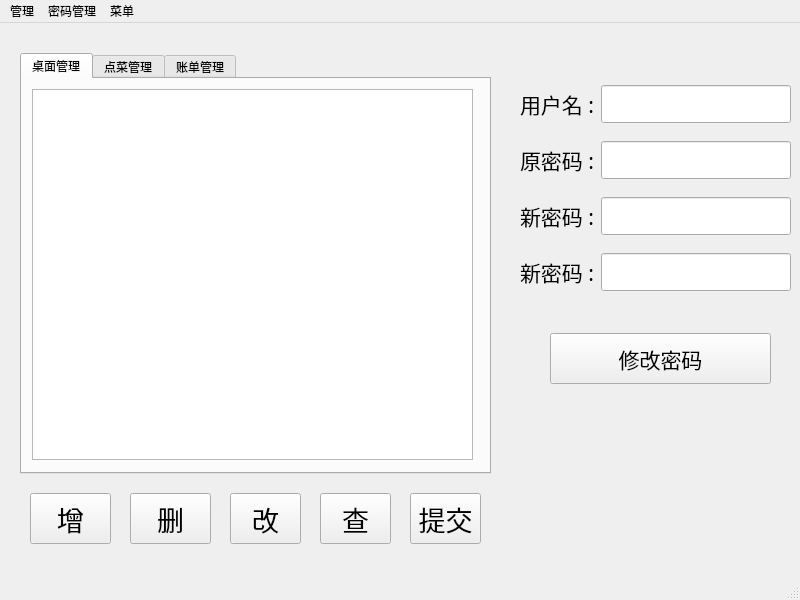
<?xml version="1.0" encoding="UTF-8"?>
<ui version="4.0">
 <class>serveWindow</class>
 <widget class="QMainWindow" name="serveWindow">
  <property name="geometry">
   <rect>
    <x>0</x>
    <y>0</y>
    <width>800</width>
    <height>600</height>
   </rect>
  </property>
  <property name="windowTitle">
   <string>服务员</string>
  </property>
  <widget class="QWidget" name="centralwidget">
   <widget class="QPushButton" name="svSelButton">
    <property name="geometry">
     <rect>
      <x>320</x>
      <y>470</y>
      <width>71</width>
      <height>51</height>
     </rect>
    </property>
    <property name="font">
     <font>
      <family>宋体</family>
      <pointsize>20</pointsize>
     </font>
    </property>
    <property name="text">
     <string>查</string>
    </property>
   </widget>
   <widget class="QPushButton" name="svDelButton">
    <property name="geometry">
     <rect>
      <x>130</x>
      <y>470</y>
      <width>81</width>
      <height>51</height>
     </rect>
    </property>
    <property name="font">
     <font>
      <family>宋体</family>
      <pointsize>20</pointsize>
     </font>
    </property>
    <property name="text">
     <string>删</string>
    </property>
   </widget>
   <widget class="QPushButton" name="svAddButton">
    <property name="geometry">
     <rect>
      <x>30</x>
      <y>470</y>
      <width>81</width>
      <height>51</height>
     </rect>
    </property>
    <property name="font">
     <font>
      <family>宋体</family>
      <pointsize>20</pointsize>
     </font>
    </property>
    <property name="text">
     <string>增</string>
    </property>
   </widget>
   <widget class="QPushButton" name="svPwdButton">
    <property name="geometry">
     <rect>
      <x>550</x>
      <y>310</y>
      <width>221</width>
      <height>51</height>
     </rect>
    </property>
    <property name="font">
     <font>
      <family>宋体</family>
      <pointsize>16</pointsize>
     </font>
    </property>
    <property name="text">
     <string>修改密码</string>
    </property>
   </widget>
   <widget class="QPushButton" name="svChButton">
    <property name="geometry">
     <rect>
      <x>230</x>
      <y>470</y>
      <width>71</width>
      <height>51</height>
     </rect>
    </property>
    <property name="font">
     <font>
      <family>宋体</family>
      <pointsize>20</pointsize>
     </font>
    </property>
    <property name="text">
     <string>改</string>
    </property>
   </widget>
   <widget class="QTabWidget" name="tabWidget">
    <property name="geometry">
     <rect>
      <x>20</x>
      <y>30</y>
      <width>471</width>
      <height>421</height>
     </rect>
    </property>
    <property name="currentIndex">
     <number>0</number>
    </property>
    <widget class="QWidget" name="svTableTab">
     <attribute name="title">
      <string>桌面管理</string>
     </attribute>
     <widget class="QTableView" name="svTableTabView">
      <property name="geometry">
       <rect>
        <x>10</x>
        <y>10</y>
        <width>441</width>
        <height>371</height>
       </rect>
      </property>
     </widget>
    </widget>
    <widget class="QWidget" name="svDishesTab">
     <attribute name="title">
      <string>点菜管理</string>
     </attribute>
     <widget class="QTableView" name="svDishesTabView">
      <property name="geometry">
       <rect>
        <x>10</x>
        <y>10</y>
        <width>441</width>
        <height>371</height>
       </rect>
      </property>
     </widget>
    </widget>
    <widget class="QWidget" name="svMoneyTab">
     <attribute name="title">
      <string>账单管理</string>
     </attribute>
     <widget class="QTableView" name="svMoneyTabView">
      <property name="geometry">
       <rect>
        <x>10</x>
        <y>100</y>
        <width>441</width>
        <height>231</height>
       </rect>
      </property>
     </widget>
     <widget class="QLabel" name="svTabNumSumLab">
      <property name="geometry">
       <rect>
        <x>200</x>
        <y>340</y>
        <width>251</width>
        <height>51</height>
       </rect>
      </property>
      <property name="font">
       <font>
        <pointsize>25</pointsize>
       </font>
      </property>
      <property name="text">
       <string>总计 :</string>
      </property>
      <property name="alignment">
       <set>Qt::AlignRight|Qt::AlignTrailing|Qt::AlignVCenter</set>
      </property>
     </widget>
     <widget class="QLabel" name="svTabNumLab">
      <property name="geometry">
       <rect>
        <x>10</x>
        <y>20</y>
        <width>311</width>
        <height>51</height>
       </rect>
      </property>
      <property name="font">
       <font>
        <pointsize>25</pointsize>
       </font>
      </property>
      <property name="text">
       <string>输入要查询的桌号 :</string>
      </property>
     </widget>
     <widget class="QLineEdit" name="svTabNumEdit">
      <property name="geometry">
       <rect>
        <x>330</x>
        <y>20</y>
        <width>121</width>
        <height>51</height>
       </rect>
      </property>
      <property name="font">
       <font>
        <pointsize>25</pointsize>
       </font>
      </property>
     </widget>
     <widget class="QPushButton" name="svPayButton">
      <property name="geometry">
       <rect>
        <x>10</x>
        <y>340</y>
        <width>71</width>
        <height>51</height>
       </rect>
      </property>
      <property name="font">
       <font>
        <family>宋体</family>
        <pointsize>20</pointsize>
       </font>
      </property>
      <property name="text">
       <string>结账</string>
      </property>
     </widget>
    </widget>
   </widget>
   <widget class="QWidget" name="layoutWidget">
    <property name="geometry">
     <rect>
      <x>520</x>
      <y>50</y>
      <width>271</width>
      <height>231</height>
     </rect>
    </property>
    <layout class="QVBoxLayout" name="verticalLayout">
     <item>
      <layout class="QHBoxLayout" name="horizontalLayout">
       <item>
        <widget class="QLabel" name="svNameLab">
         <property name="font">
          <font>
           <family>宋体</family>
           <pointsize>16</pointsize>
          </font>
         </property>
         <property name="text">
          <string>用户名 :</string>
         </property>
        </widget>
       </item>
       <item>
        <widget class="QLineEdit" name="svNameEdit">
         <property name="font">
          <font>
           <family>宋体</family>
           <pointsize>16</pointsize>
          </font>
         </property>
         <property name="echoMode">
          <enum>QLineEdit::Normal</enum>
         </property>
        </widget>
       </item>
      </layout>
     </item>
     <item>
      <layout class="QHBoxLayout" name="horizontalLayout_4">
       <item>
        <widget class="QLabel" name="svPpwd1Lab">
         <property name="font">
          <font>
           <family>宋体</family>
           <pointsize>16</pointsize>
          </font>
         </property>
         <property name="text">
          <string>原密码 :</string>
         </property>
        </widget>
       </item>
       <item>
        <widget class="QLineEdit" name="svPwd1Edit">
         <property name="font">
          <font>
           <family>宋体</family>
           <pointsize>16</pointsize>
          </font>
         </property>
         <property name="echoMode">
          <enum>QLineEdit::Password</enum>
         </property>
        </widget>
       </item>
      </layout>
     </item>
     <item>
      <layout class="QHBoxLayout" name="horizontalLayout_5">
       <item>
        <widget class="QLabel" name="svPwd2Lab">
         <property name="font">
          <font>
           <family>宋体</family>
           <pointsize>16</pointsize>
          </font>
         </property>
         <property name="text">
          <string>新密码 :</string>
         </property>
        </widget>
       </item>
       <item>
        <widget class="QLineEdit" name="svPwd2Edit">
         <property name="font">
          <font>
           <family>宋体</family>
           <pointsize>16</pointsize>
          </font>
         </property>
         <property name="echoMode">
          <enum>QLineEdit::Password</enum>
         </property>
        </widget>
       </item>
      </layout>
     </item>
     <item>
      <layout class="QHBoxLayout" name="horizontalLayout_6">
       <item>
        <widget class="QLabel" name="svPwd3Lab">
         <property name="font">
          <font>
           <family>宋体</family>
           <pointsize>16</pointsize>
          </font>
         </property>
         <property name="text">
          <string>新密码 :</string>
         </property>
        </widget>
       </item>
       <item>
        <widget class="QLineEdit" name="svPwd3Edit">
         <property name="font">
          <font>
           <family>宋体</family>
           <pointsize>16</pointsize>
          </font>
         </property>
         <property name="echoMode">
          <enum>QLineEdit::Password</enum>
         </property>
        </widget>
       </item>
      </layout>
     </item>
    </layout>
   </widget>
   <widget class="QPushButton" name="svSubButton">
    <property name="geometry">
     <rect>
      <x>410</x>
      <y>470</y>
      <width>71</width>
      <height>51</height>
     </rect>
    </property>
    <property name="font">
     <font>
      <family>宋体</family>
      <pointsize>20</pointsize>
     </font>
    </property>
    <property name="text">
     <string>提交</string>
    </property>
   </widget>
  </widget>
  <widget class="QMenuBar" name="menubar">
   <property name="geometry">
    <rect>
     <x>0</x>
     <y>0</y>
     <width>800</width>
     <height>23</height>
    </rect>
   </property>
   <widget class="QMenu" name="serveMenu">
    <property name="title">
     <string>管理</string>
    </property>
    <addaction name="svTableAction"/>
    <addaction name="svDishesAction"/>
    <addaction name="svPayAction"/>
   </widget>
   <widget class="QMenu" name="pwdMenu">
    <property name="title">
     <string>密码管理</string>
    </property>
    <addaction name="svPwdAction"/>
   </widget>
   <widget class="QMenu" name="menu">
    <property name="title">
     <string>菜单</string>
    </property>
    <addaction name="svCancelAction"/>
   </widget>
   <addaction name="serveMenu"/>
   <addaction name="pwdMenu"/>
   <addaction name="menu"/>
  </widget>
  <widget class="QStatusBar" name="statusbar"/>
  <action name="svTableAction">
   <property name="text">
    <string>桌位管理</string>
   </property>
  </action>
  <action name="svDishesAction">
   <property name="text">
    <string>点菜管理</string>
   </property>
  </action>
  <action name="svPayAction">
   <property name="text">
    <string>结账管理</string>
   </property>
  </action>
  <action name="svPwdAction">
   <property name="text">
    <string>修改密码</string>
   </property>
  </action>
  <action name="svCancelAction">
   <property name="text">
    <string>退出</string>
   </property>
  </action>
 </widget>
 <resources/>
 <connections/>
</ui>
